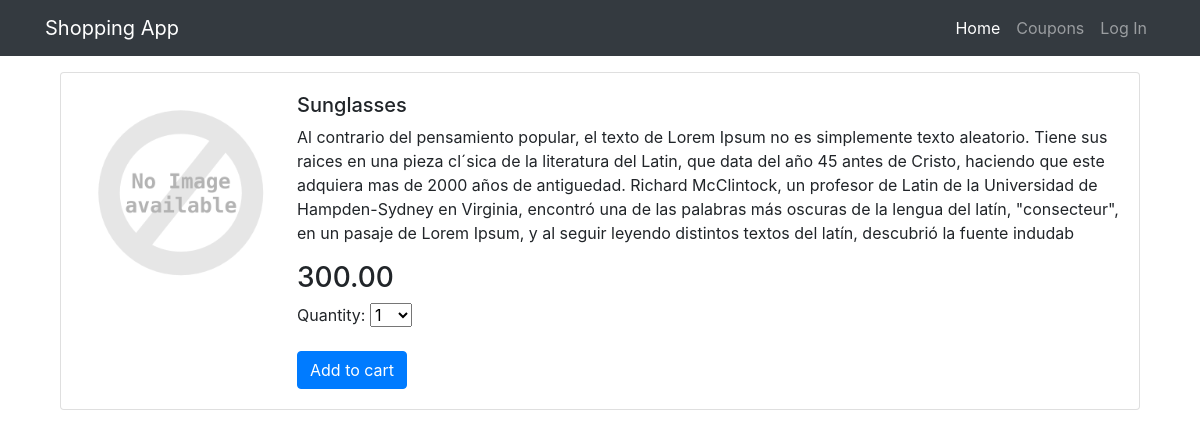
The app's page /article/2 with its own data.
### articles/models.py (models this page shows, shortened)
class Article(models.Model):
    name = models.CharField(max_length=255)
    description = models.TextField()
    price = models.DecimalField(max_digits=10, decimal_places=2)
    created = models.DateTimeField(auto_now_add=True)
    updated = models.DateTimeField(auto_now=True)
    def __str__(self):
        return self.name

### articles/views.py (the view)
# urls.py: path('article/<int:pk>', views.DetailArticleView.as_view(),
class DetailArticleView(UpdateView):
    model = Article
    form_class = ArticleForm
    template_name = 'article/details.html'
    def get_context_data(self, **kwargs):
        context = super(DetailArticleView, self).get_context_data(**kwargs)
        if 'form' not in context:
            context['form'] = self.form_class()
        if 'form2' not in context:
            context['form2'] = CartAddArticleForm()
        return context

### articles/forms.py
class ArticleForm(forms.ModelForm):
    class Meta:
        model = models.Article
        exclude = ('id', 'cart',)

### cart/forms.py
class CartAddArticleForm(forms.Form):
    quantity = forms.TypedChoiceField(
        choices=PRODUCT_QUANTITY_CHOICES, coerce=int)
    update = forms.BooleanField(required=False,
                                initial=False,
                                widget=forms.HiddenInput)

### articles/templates/article/details.html (shortened to what this page needs)
{% extends "base.html" %}
{% load static %}
{% load i18n %}
    {% block content %}
    <div class="col-sm-12">
        <div class="card">
            <div class="card-body">
                <div class="media">
                    <img class="align-self-start mr-3" src="{% static 'images/nia.png' %}" alt="Generic placeholder image" width="200">
                    <div class="media-body">
                        <h5 class="mt-0">{{ article }}</h5>
                        <p>{{ article.description }}</p>
                        <h3>{{ article.price }}</h3>
                        <form action="{% url "cart:cart_add" article.id %}" method="post">
                            {{ form2.as_p }}
                            <input type='submit' class="btn btn-primary" value="Add to cart"/>
                        </form>
                    </div>
                </div>
            </div>
        </div>
        {% endblock %}

### records on screen
Article: name "Sunglasses", description "Al contrario del pensamiento popular, el texto de Lorem Ipsum no es simplemente texto aleatorio. Tiene sus raices en una pieza cl´sica de la literatura del Latin, que data del año 45 antes de Cristo, haciendo que este adquiera mas de 2000 años de antiguedad. Richard McClintock, un profesor de Latin de la Universidad de Hampden-Sydney en Virginia, encontró una de las palabras más oscuras de la lengua del latín, \"consecteur\", en un pasaje de Lorem Ipsum, y al seguir leyendo distintos textos del latín, descubrió la fuente indudab", price "300.00"
